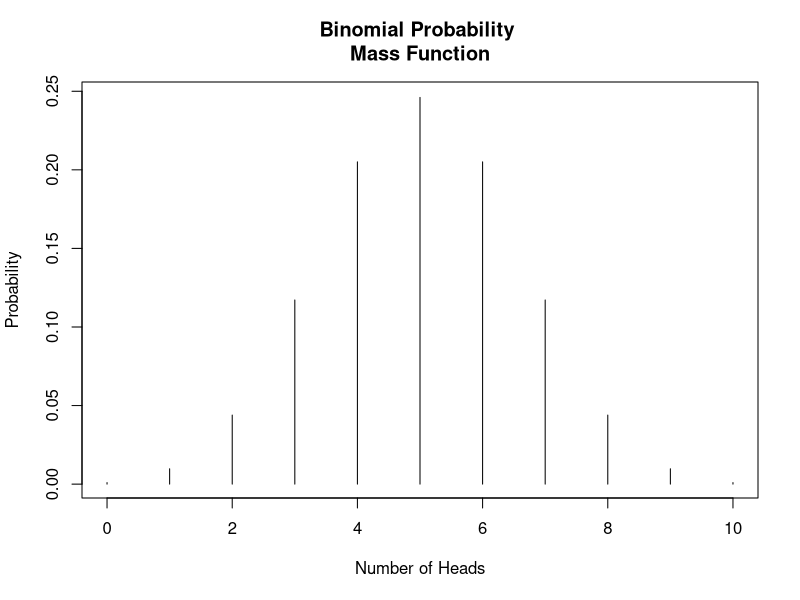
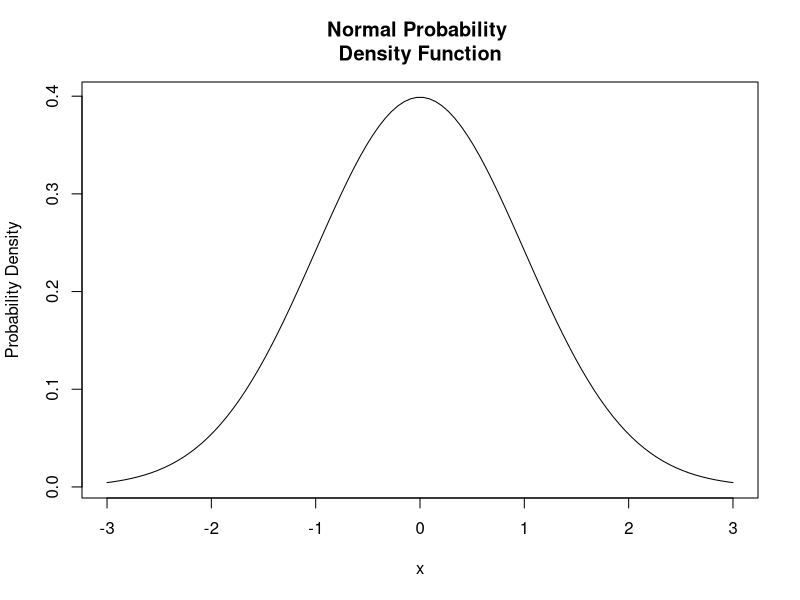
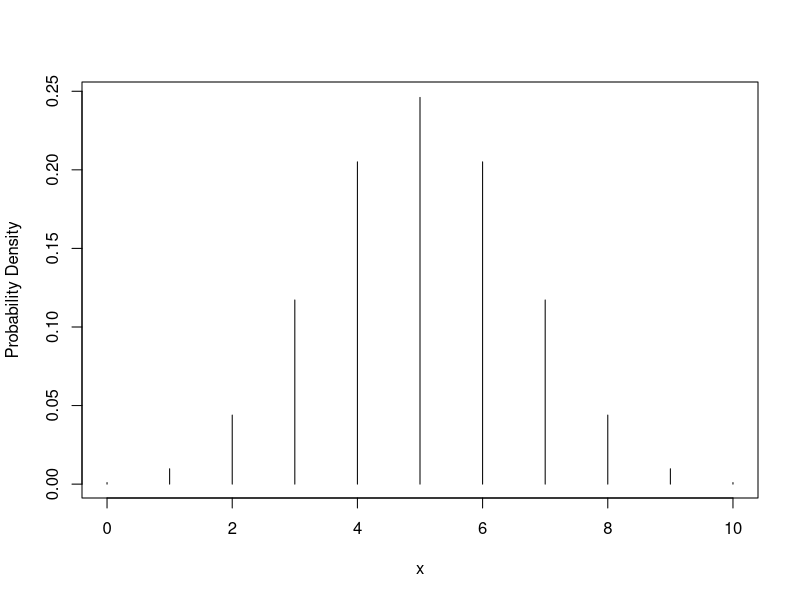
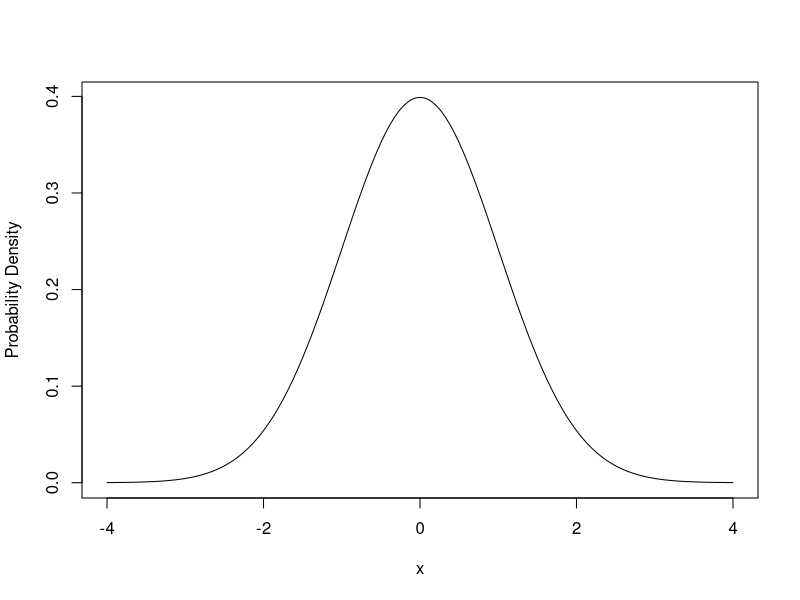
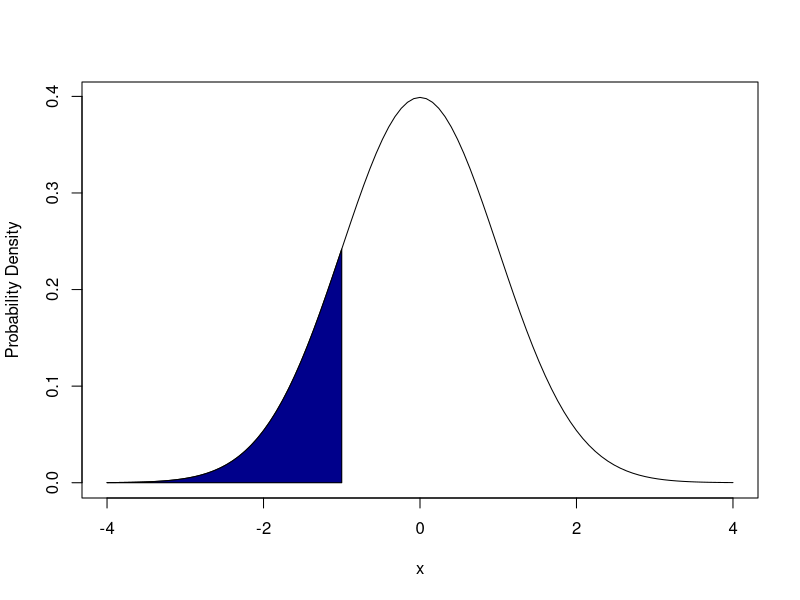
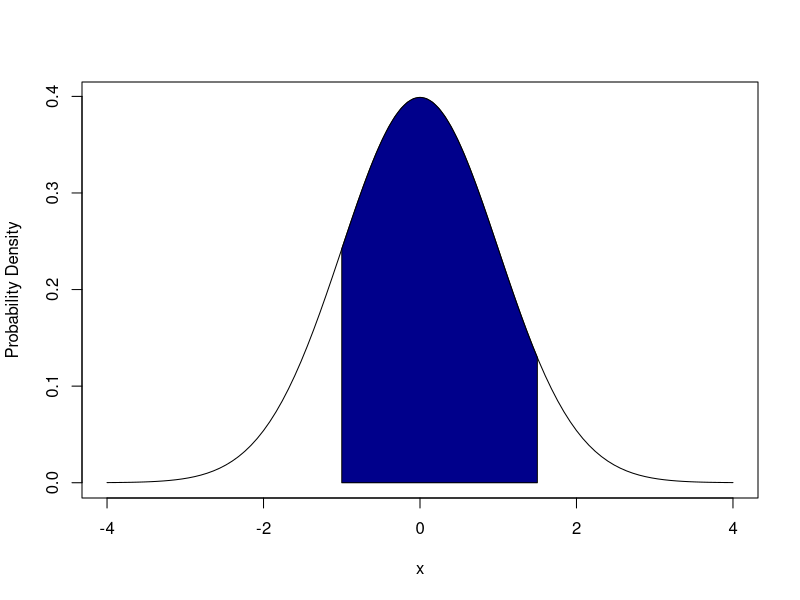
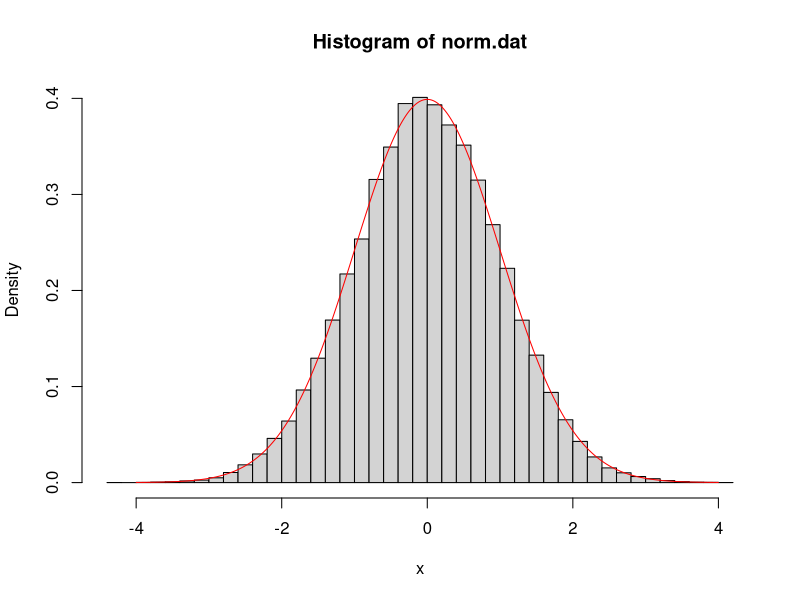
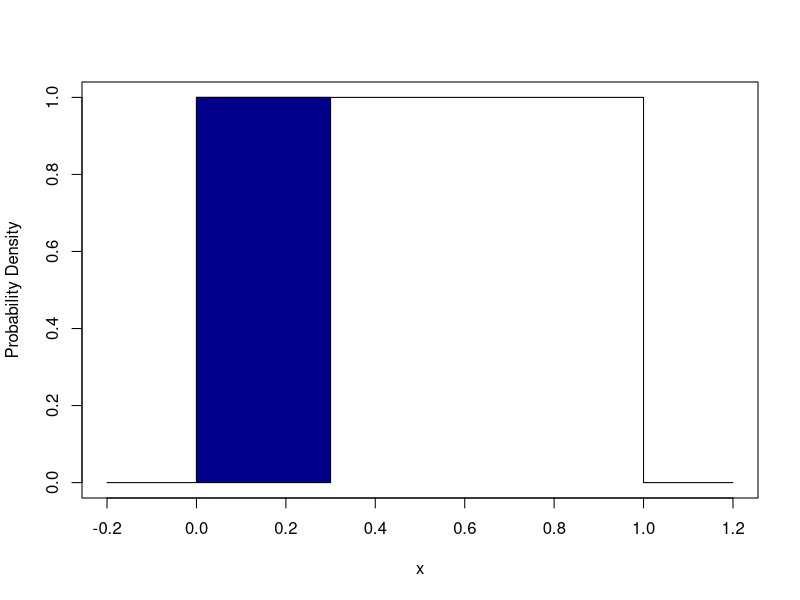

Recreate these plots in R, in order.
## ---- chunk 1
plot(
  x = 0:10,
  y = dbinom(0:10, 10, prob = 0.5),
  type = "h",
  main = "Binomial Probability \nMass Function",
  xlab = "Number of Heads",
  ylab = "Probability"
)
## ---- chunk 2
plot(
  x = seq(-3, 3, length = 100),
  y = dnorm(seq(-3, 3, length = 100), mean = 0, sd = 1),
  type = "l",
  main = "Normal Probability \nDensity Function",
  xlab = "x",
  ylab = "Probability Density"
)
## ---- chunk 3
dbinom(4, 10, 0.5)
## ---- chunk 4
dbinom(0:10, 10, 0.5)
plot(0:10, dbinom(0:10, 10, 0.5), type = "h", xlab = "x", ylab = "Probability Density")
## ---- chunk 5
x <- seq(-4, 4, 0.01)
plot(x, dnorm(x, 0, 1), type = "l", xlab = "x", ylab = "Probability Density")
## ---- chunk 6
pnorm(-1, 0, 1)
## ---- chunk 7
lower.x <- -4
upper.x <- -1
step <- (upper.x - lower.x) / 100
sigma <- 1
mu <- 0
bounds <- c(mu-4*sigma, mu+4*sigma)
cord.x <- c(lower.x,seq(lower.x,upper.x,step),upper.x)
cord.y <- c(0,dnorm(seq(lower.x,upper.x,step),mu,sigma),0)
curve(dnorm(x,0,1),xlim=bounds, xlab = "x", ylab = "Probability Density") 
polygon(cord.x,cord.y,col='darkblue')
## ---- chunk 8
pnorm(1.5, 0, 1) - pnorm(-1, 0, 1)
## ---- chunk 9
lower.x <- -1
upper.x <- 1.5
step <- (upper.x - lower.x) / 100
sigma <- 1
mu <- 0
bounds <- c(mu-4*sigma, mu+4*sigma)
cord.x <- c(lower.x,seq(lower.x,upper.x,step),upper.x)
cord.y <- c(0,dnorm(seq(lower.x,upper.x,step),mu,sigma),0)
curve(dnorm(x,0,1),xlim=bounds, xlab = "x", ylab = "Probability Density") 
polygon(cord.x,cord.y,col='darkblue')
## ---- chunk 10
norm.dat <- rnorm(5, 0, 1)
print(norm.dat)
## ---- chunk 11
norm.dat <- rnorm(50000, 0, 1)
hist(norm.dat, prob = T, breaks = 50, xlab = "x")
x <- seq(-4, 4, 0.01)
lines(x, dnorm(x, 0, 1), col = "red")
## ---- chunk 12
rbinom(
  1,  # number of observation
  1,  # number of binomial trials
  1/3 # binomial probability of success
)
## ---- chunk 13
rbinom(15, 1, 1/3)
## ---- chunk 14
rand <- runif(
  1,  # number of observation
  0,  # minimum
  1   # maximum
)
if (rand < 1/3) {
    print("Heads")
} else {
    print("Tails")
}
print(rand) # confirm by printing rand
## ---- chunk 15
lower.x <- 0
upper.x <- 0.3
step <- (upper.x - lower.x) / 15
bounds <- c(0, 1)
cord.x <- c(lower.x,seq(lower.x,upper.x,step),upper.x)
cord.y <- c(0, rep(1, length(seq(lower.x, upper.x, step))), 0)
curve(dunif(x, 0, 1), xlim = c(-0.2, 1.2), n = 100000, xlab = "x", ylab = "Probability Density")
polygon(cord.x,cord.y,col='darkblue')
## ---- chunk 16
rand <- runif(1, 0, 1)
if (rand < 3/10) {
    print("Heads") 
} else if (rand < 9/10) {
    print("Tails")
} else {
    print("Edge")
}
print(rand) # confirm by printing rand
## ---- chunk 17
lower.x <- 0
upper.x <- 0.3
step <- (upper.x - lower.x) / 15
bounds <- c(0, 1)
cord.x <- c(lower.x,seq(lower.x,upper.x,step),upper.x)
cord.y <- c(0, rep(1, length(seq(lower.x, upper.x, step))), 0)
curve(dunif(x, 0, 1), xlim = c(-0.2, 1.2), n = 100000, xlab = "x", ylab = "Probability Density")
polygon(cord.x,cord.y,col='darkblue')
lower.x <- 0.3
upper.x <- 0.9
step <- (upper.x - lower.x) / 15
bounds <- c(0, 1)
cord.x <- c(lower.x,seq(lower.x,upper.x,step),upper.x)
cord.y <- c(0, rep(1, length(seq(lower.x, upper.x, step))), 0)
polygon(cord.x,cord.y,col='red')
## ---- chunk 18
nAlive <- 100                       # current number of live animals
max.time <- 200                     # keep going for up to 200 steps
nAliveStore <- numeric(max.time+1)  # vector to store how many were alive at each step
nAliveStore[1] <- nAliveStore       # store how many were alive at the start
for (iTim in 1:max.time) {          # loop over all time steps
    pr <- runif(nAlive, 0, 1)       # get probability of dying for all currently live animals
    died <- which(pr < 0.05)        # find out which animals have died
    nDead <- length(died)           # count up how many animals have died
    nAlive <- nAlive - nDead        # update the number of currently living animals
    nAliveStore[iTim + 1] <- nAlive # store the number of living animals
    if (nAlive <= 0) {break}        # stop process when all animals are dead
}

plot(nAliveStore, type = "l", xlab = "Time", ylab = "Number alive")
